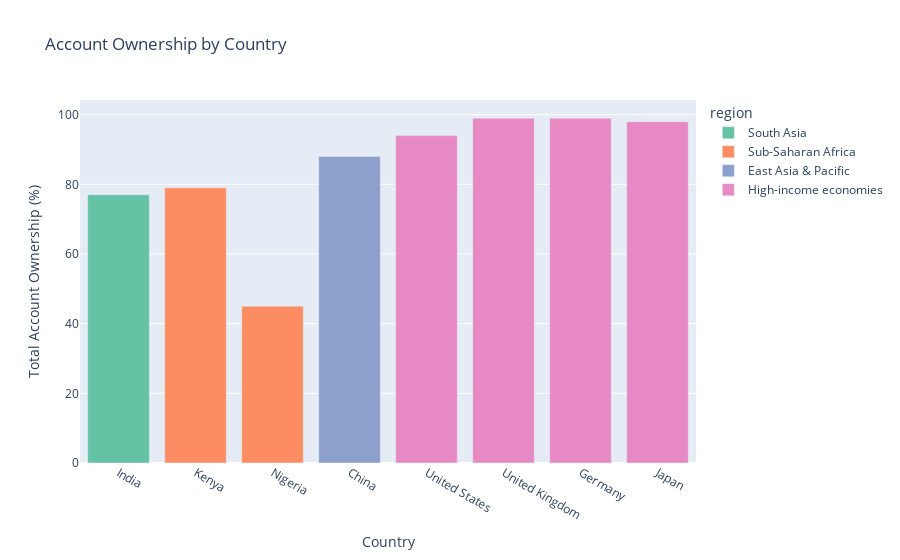

The notebook cell saved with this chart:
### Code cell
# plot interactive country vs account ownership by region
import plotly.express as px
import plotly.graph_objects as go

fig_countries = px.bar(data_countries, x='country', y='account_total (%)', color='region',
                title='Account Ownership by Country',
                color_discrete_sequence=px.colors.qualitative.Set2,
                labels={'account_total (%)': 'Total Account Ownership (%)', 'country': 'Country'})
fig_countries.show()

### Figure 1 — Plotly figure (JSON) as saved in the notebook; plotly's stock layout.template omitted (floating-point values rounded to 4 significant figures)
{"data": [{"alignmentgroup": "True", "hovertemplate": "region=South Asia<br>Country=%{x}<br>Total Account Ownership (%)=%{y}<extra></extra>", "legendgroup": "South Asia", "marker": {"color": "rgb(102,194,165)", "pattern": {"shape": ""}}, "name": "South Asia", "offsetgroup": "South Asia", "orientation": "v", "showlegend": true, "textposition": "auto", "type": "bar", "x": ["India"], "xaxis": "x", "y": [77], "yaxis": "y"}, {"alignmentgroup": "True", "hovertemplate": "region=Sub-Saharan Africa<br>Country=%{x}<br>Total Account Ownership (%)=%{y}<extra></extra>", "legendgroup": "Sub-Saharan Africa", "marker": {"color": "rgb(252,141,98)", "pattern": {"shape": ""}}, "name": "Sub-Saharan Africa", "offsetgroup": "Sub-Saharan Africa", "orientation": "v", "showlegend": true, "textposition": "auto", "type": "bar", "x": ["Kenya", "Nigeria"], "xaxis": "x", "y": [79, 45], "yaxis": "y"}, {"alignmentgroup": "True", "hovertemplate": "region=East Asia & Pacific<br>Country=%{x}<br>Total Account Ownership (%)=%{y}<extra></extra>", "legendgroup": "East Asia & Pacific", "marker": {"color": "rgb(141,160,203)", "pattern": {"shape": ""}}, "name": "East Asia & Pacific", "offsetgroup": "East Asia & Pacific", "orientation": "v", "showlegend": true, "textposition": "auto", "type": "bar", "x": ["China"], "xaxis": "x", "y": [88], "yaxis": "y"}, {"alignmentgroup": "True", "hovertemplate": "region=High-income economies<br>Country=%{x}<br>Total Account Ownership (%)=%{y}<extra></extra>", "legendgroup": "High-income economies", "marker": {"color": "rgb(231,138,195)", "pattern": {"shape": ""}}, "name": "High-income economies", "offsetgroup": "High-income economies", "orientation": "v", "showlegend": true, "textposition": "auto", "type": "bar", "x": ["United States", "United Kingdom", "Germany", "Japan"], "xaxis": "x", "y": [94, 99, 99, 98], "yaxis": "y"}], "layout": {"barmode": "relative", "legend": {"title": {"text": "region"}, "tracegroupgap": 0}, "title": {"text": "Account Ownership by Country"}, "xaxis": {"anchor": "y", "domain": [0, 1], "title": {"text": "Country"}}, "yaxis": {"anchor": "x", "domain": [0, 1], "title": {"text": "Total Account Ownership (%)"}}}}
